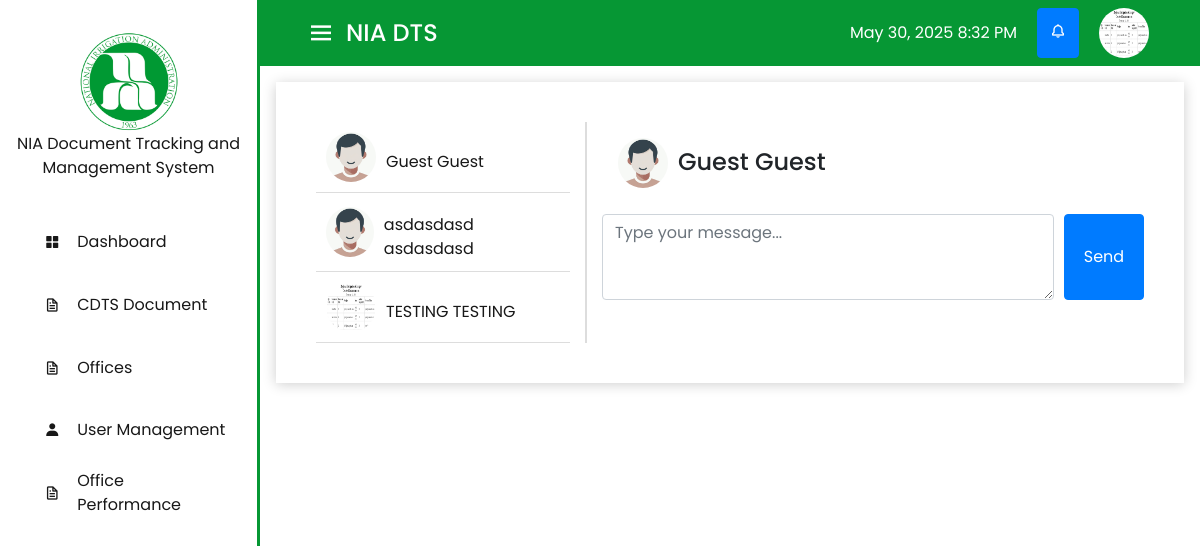
The page /views/admin/communication.php?convoid=658 (signed in) on the database its author committed.
### tables this page shows
CREATE TABLE `tbl_userinformation` (
  `id` bigint(100) NOT NULL,
  `user_profile` varchar(250) DEFAULT 'user-default.jpg',
  `firstname` varchar(50) DEFAULT NULL,
  `lastname` varchar(50) DEFAULT NULL,
  `contact` varchar(50) DEFAULT NULL,
  `position` varchar(50) DEFAULT NULL,
  `office` varchar(250) DEFAULT NULL,
  `office_code` varchar(250) DEFAULT NULL,
  `email` varchar(250) DEFAULT NULL,
  `role` varchar(20) DEFAULT NULL,
  `status` varchar(20) DEFAULT 'active',
  `created_at` timestamp NOT NULL DEFAULT current_timestamp()
);

### connection.php (called while the page is built, shortened)
<?php
$env_protocol = isset($_SERVER['HTTPS']) && $_SERVER['HTTPS'] === 'on' ? 'https' : 'http';
$env_basePath = $env_protocol . '://' . $_SERVER['HTTP_HOST'] . '/document-tracking/';
?>

### views/admin/communication.php (the view, shortened to what this page needs)
<?php require 'template/top-template.php'; ?>
<?php
require '../../connection.php';
    $user_id = $_SESSION['userid'];
    $myConversationListQuery = "SELECT * from tbl_conversation where user_id = :user_id";
    $stmt = $pdo->prepare($myConversationListQuery);
    $stmt->bindParam(':user_id', $user_id);
    $stmt->execute();
    $results = $stmt->fetchAll(PDO::FETCH_ASSOC);
    $listOfreceiver = [];
    foreach($results as $result){
        $conversationListQuery = "SELECT * from tbl_conversation where user_id != :user_id and conversation_id = :conversation_id";
        $stmt = $pdo->prepare($conversationListQuery);
        $stmt->bindParam(':user_id', $user_id);
        $stmt->bindParam(':conversation_id', $result['conversation_id']);
        $stmt->execute();
        $receiver = $stmt->fetch(PDO::FETCH_ASSOC);
        $receiverId = $receiver['user_id'];
        $receiverInfoq = "SELECT * from tbl_userinformation where id = :receiverId";
        $stmt = $pdo->prepare($receiverInfoq);
        $stmt->bindParam(':receiverId', $receiverId);
        $stmt->execute();
        $receiverInfo = $stmt->fetch(PDO::FETCH_ASSOC);
        $listOfreceiver[] = [
            'fullname' => $receiverInfo['firstname'] . ' ' . $receiverInfo['lastname'],
            'userProfile' => $receiverInfo['user_profile'],
            'conversationId' => $result['conversation_id']
        ];
    }
    if(isset($_GET['convoid'])){
        try {
            $convoid = $_GET['convoid'];
            $getReceiverId = "SELECT user_id from tbl_conversation where user_id != :user_id and conversation_id = :conversation_id";
            $stmt = $pdo->prepare($getReceiverId);
            $stmt->bindParam(':user_id', $user_id);
            $stmt->bindParam(':conversation_id', $convoid);
            $stmt->execute();
            $result = $stmt->fetch(PDO::FETCH_ASSOC);
            $receiverId = $result['user_id'];
            $receiverInfo = "SELECT * from tbl_userinformation where id = :receiverId";
            $stmt = $pdo->prepare($receiverInfo);
            $stmt->bindParam(':receiverId', $receiverId);
            $stmt->execute();
            $result = $stmt->fetch(PDO::FETCH_ASSOC);
            $receiverFullname = $result['firstname'] . ' ' . $result['lastname'];
            $userProfile = $result['user_profile'];
        } catch (\Throwable $th) {
            echo "Error fetching the receiver info: " .$th;
            exit;
        }
    }
?>
<div class="container">
    <div class="row">
        <div class="col-md-4" style="border-right: 2px solid #ddd; max-height: 75vh; overflow-y: scroll">
            <div class="conversation-list">
            <?php foreach($listOfreceiver as $row) { ?>
                <a href="communication.php?convoid=<?php echo $row['conversationId']; ?>" class="items" style="text-decoration: none;">
                <div class="conversation-list-item">
                        <img src="<?php echo $env_basePath ?>assets/user-profile/<?php echo $row['userProfile'] ?>" alt="User Image" style="border-radius: 50%; height: 50px; width: 50px">
                        <p style="margin-top: 10px"><?php echo $row['fullname']; ?></p>
                </div>
                </a>
            <?php } ?>
            </div>
        </div>
        <div class="col-md-8 chat-container" style="max-height: 75vh; overflow-y: scroll">
        <?php if(isset($_GET['convoid'])){  ?>
            <div class="chat-container" id="chatContainer">
            <div class="receiver-info d-flex align-item-center p-3">
            <img src="<?php echo $env_basePath; ?>assets/user-profile/<?php echo $userProfile; ?>" alt="User Image" style="border-radius: 50%; height: 50px; width: 50px">
            <h4 style="margin-top: 10px; margin-left: 10px"><?php echo $receiverFullname ?></h4>
            </div>
        </div>
        <form id="send-message-form">
                <div class="input-container">
                    <textarea id="messageInput" class="form-control" name="message" rows="3" placeholder="Type your message..."></textarea>
                    <button id="sendButton" class="btn btn-primary">Send</button>
                </div>
            </form>
        <?php }else{ ?>
            <div class="d-flex justify-content-center align-item-center flex-column" style="height: 50vh;">
                <h1>Select a conversation</h1>
            </div>
        <?php } ?>
        </div>
    </div>
</div>
<?php require 'template/bottom-template.php'; ?>

### views/admin/template/top-template.php (shortened to what this page needs)
<?php
    $user_id = $_SESSION['userid'];
    require '../../connection.php';
    $current_time = date("M j, Y g:i A");
    $userProfileQuery = "SELECT user_profile from tbl_userinformation where id = :id";
    $stmt = $pdo->prepare($userProfileQuery);
    $stmt->bindParam(':id', $user_id);
    $stmt->execute();
    $userProfile = $stmt->fetch(PDO::FETCH_ASSOC);
?>
<!DOCTYPE html>
<html lang="en">
<head>
    <link rel="stylesheet" href="<?php echo $env_basePath; ?>assets/jsdelivr/bootstrap.min.css">
    <link rel="stylesheet" href="<?php echo $env_basePath; ?>assets/sweetalert/sweetalert2.min.css">
    <link rel="stylesheet" href="<?php echo $env_basePath; ?>assets/cloudflare/all.min.css">
    <link rel="stylesheet" href="<?php echo $env_basePath; ?>assets/boxicons/boxicons.min.css">
    <link rel="stylesheet" href="<?php echo $env_basePath; ?>assets/datatable/jquery.dataTables.min.css">
    <link rel="stylesheet" href="sidebar.css">
</head>
<body>
    <div class="sidebar active">
        <div class="top">
            <div class="logo">
                <img src="<?php echo $env_basePath; ?>assets/img/logo.png" alt="User Default Image">
                <span>NIA Document Tracking and Management System</span>
            </div>
        </div>
        <ul>
            <li>
                <a href="dashboard.php" class="navigation">
                    <i class="bx bxs-grid-alt"></i>
                    <span class="nav-item">Dashboard</span>
                </a>
            </li>
            <li>
                <a href="cdts-document.php" class="navigation">
                    <i class='bx bx-file'></i>
                    <span class="nav-item">CDTS Document</span>
                </a>
            </li>
            <li>
                <a href="list-office-names.php" class="navigation">
                    <i class='bx bx-file'></i>
                    <span class="nav-item">Offices</span>
                </a>
            </li>
            <li onclick="toggleDropdown()">
                <a href="#" class="navigation" >
                    <i class='bx bxs-user' ></i>
                    <span class="nav-item">User Management</span>
                </a>
            </li>
            <li>
                <a href="office-performance.php" class="navigation">
                    <i class='bx bx-file'></i>
                    <span class="nav-item">Office Performance</span>
                </a>
            </li>
        </ul>
    </div>
    <nav class="navbar active navbar-expand-lg">
        <div class="container-fluid">
            <div class="menu">
                <i class="bx bx-menu" id="btn" ></i>
                <h4 class="title d-none d-md-block">NIA DTS</h4>
            </div>
            <div class="actions">
                <div class="fullname">
                    <p class="d-none d-md-block"><?php echo $current_time; ?></p>
                </div>
                <div class="btn-group">
                <button type="button" class="btn btn-primary" id="openModalBtn" data-id="<?php echo $user_id; ?>" onclick="openNotification(event)">
                        <i class='bx bx-bell'></i>
                    </button>
                </div>
                <div class="dropdown">
                    <img src="<?php echo $env_basePath; ?>assets/user-profile/<?php echo $userProfile['user_profile']; ?>" alt="User Default Image" class="dropdown-toggle" id="userDropdown" data-bs-toggle="dropdown" aria-expanded="false" style="height: 50px; width: 50px;">
                </div>
            </div>
        </div>
    </nav>
    <div class="main-content">

### views/admin/sidebar.css (style rules this page uses)
:root { --primary-color: #069734; --lighter-primary-color: #07b940; --white-color: #FFFFFF; --black-color: #181818; --bold: 600; --transition: all 0.5s ease; --box-shadow: 0 0.5rem 0.8rem rgba(0, 0, 0, 0.2) }
* { box-sizing: border-box; margin: 0; padding: 0; font-family: 'Poppins', 'Arial'; scroll-behavior: smooth; }
p, h1, h2, h3, h4, h5, h6 { margin: 0; }
ul { margin-top: 60%; padding: 0; }
.top { display: flex; flex-direction: column; align-items: center; margin: 1rem 0; margin-bottom: 20%; }
.sidebar { position: absolute; border-right: 3px solid var(--primary-color); top: 0; left: 0; min-height: 100vh; width: 90px; background-color: var(--white-color); padding: 1rem; transition: var(--transition) }
.sidebar.active ~ .main-content { left: 260px; width: calc(100% - 260px); }
.sidebar.active { width: 260px; }
.sidebar .top .logo { color: var(--black-color); display: flex; flex-direction: column; height: 50px; width: 100%; align-items: center; pointer-events: none; transition: var(--transition); }
.sidebar.active .top .logo img { height: 100px; }
.sidebar .top .logo img { height: 50px; }
.sidebar .top .logo span { display: none; }
.sidebar.active .top .logo span { display: block; text-align: center; }
.sidebar ul li { position: relative; list-style-type: none; height: 50px; width: 90%; margin: 0.8rem auto; }
.sidebar ul li a { color: var(--black-color); display: flex; align-items: center; text-decoration: none; border-radius: 0.8rem; }
.sidebar ul li a i { min-width: 50px; text-align: center; height: 50px; border-radius: 12px; line-height: 50px; }
.sidebar .nav-item { display: none; }
.sidebar.active .nav-item { display: block; }
.main-content { position: relative; background-color: white; top: 0; max-height: 90vh; overflow-y: scroll; left: 90px; transition: var(--transition); width: calc(100% - 90px); padding: 1rem; }
.navbar { color: var(--white-color); left: 90px; width: calc(100% - 90px); background-color: var(--primary-color); transition: var(--transition); }
.navbar.active { left: 260px; width: calc(100% - 260px); }
.navbar .menu { margin-left: 15px; display: flex; justify-content: center; align-items: center; gap: 10px; }
.navbar .menu #btn { font-size: 30px; cursor: pointer; color: var(--white-color); }
.actions { display: flex; justify-content: space-between; gap: 20px; margin-right: 20px; }
.actions img { height: 40px; width: 40px; border-radius: 100%; }
.fullname { display: flex; justify-content: center; align-items: center; }

### views/admin/communication.php (style rules this page uses)
:root { --primary-color: #069734; --lighter-primary-color: #07b940; --white-color: #FFFFFF; --black-color: #181818; --bold: 600; --transition: all 0.5s ease; --box-shadow: 0 0.1rem 0.8rem rgba(0, 0, 0, 0.2); }
.container { padding: 2.5rem; background-color: #fff; box-shadow: var(--box-shadow); }
.main-content { position: relative; background-color: white; top: 0; max-height: 90vh; overflow-y: scroll; left: 90px; transition: var(--transition); width: calc(100% - 90px); padding: 1rem; }
.conversation-list { padding: 0; }
.conversation-list-item { display: flex; align-items: center; padding: 10px; border-bottom: 1px solid #ddd; cursor: pointer; }
.conversation-list-item img { width: 40px; height: 40px; border-radius: 50%; margin-right: 10px; }
.input-container { display: flex; margin-top: 10px; }
#messageInput { flex: 1; margin-right: 10px; }
#sendButton { width: 80px; }
.items { color: var(--black-color); }

### rows shown on the page
tbl_userinformation: user_profile (picture)
tbl_userinformation: user_profile (placeholder picture), receiverFullname "Guest Guest"

### other values the page prints
$row['fullname'] "Guest Guest"
$row['fullname'] "asdasdasd asdasdasd"
$row['fullname'] "TESTING TESTING"
